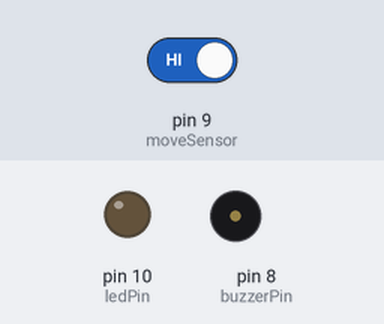
Simulated run of this sketch. Board: Arduino Uno, built with avr-gcc and run on an emulated ATmega328P. On the bench: output pins drawn as LEDs (lit = HIGH), buzzer (waves = sounding). Dashed ring = blinking. Inputs (shaded band) come from the test bench; at power-on: pin 9 (moveSensor) HIGH.

Above: at 1.2 s.
1.3 s: pin 9 (moveSensor) driven LOW
At 1.4 s:
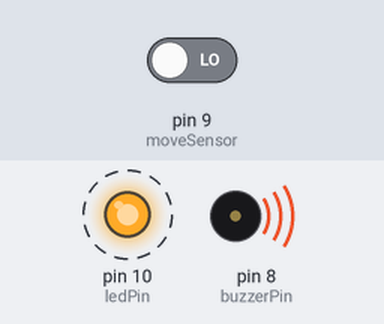
Timing chart, 0 to 10.3 s (numbered marks = the images above; inputs shaded):
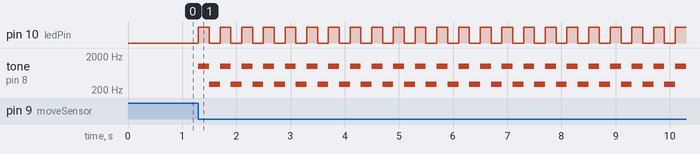

The sketch:

sketch_oct12b.ino
```cpp
// Pin definitions for the security system components
#define moveSensor 9  // Digital output pin from the IR obstacle/motion sensor module
#define buzzerPin 8   // Pin connected to the active/passive buzzer for sound alarms
#define ledPin 10     // Pin connected to the warning LED

void setup() {
  // Configure the sensor pin as an input to read state changes
  pinMode(moveSensor, INPUT);

  // Configure buzzer and LED pins as outputs to trigger the alarm signals
  pinMode(buzzerPin, OUTPUT);
  pinMode(ledPin, OUTPUT);
}

void loop() {
  // Read the current state of the motion/obstacle sensor (LOW typically means an object/movement is detected)
  int moveVal = digitalRead(moveSensor);

  // Trigger the alarm sequence if movement or an obstacle is detected
  if (moveVal == LOW) {
    // Loop 3 times to create a pulsing siren effect
    for (int i = 0; i < 3; i++) {
      // Emit a high-pitched tone (1000 Hz) for 1 second and turn on the warning LED
      tone(buzzerPin, 1000, 1000);
      digitalWrite(ledPin, HIGH);
      delay(200); // Short pause for the pulse rhythm

      // Shift to a lower-pitched tone (300 Hz) for 1 second and turn off the warning LED
      tone(buzzerPin, 300, 1000);
      digitalWrite(ledPin, LOW);
      delay(200); // Short pause before the next iteration
    }
  }
}
```

Measured:
- after the input at 1.3 s, pin 10 (ledPin): alternates HIGH for 0.20 s and LOW for 0.20 s, starting at once; tone on pin 8 (buzzerPin): alternates 1000 Hz for 0.20 s and 300 Hz for 0.20 s, starting at once
